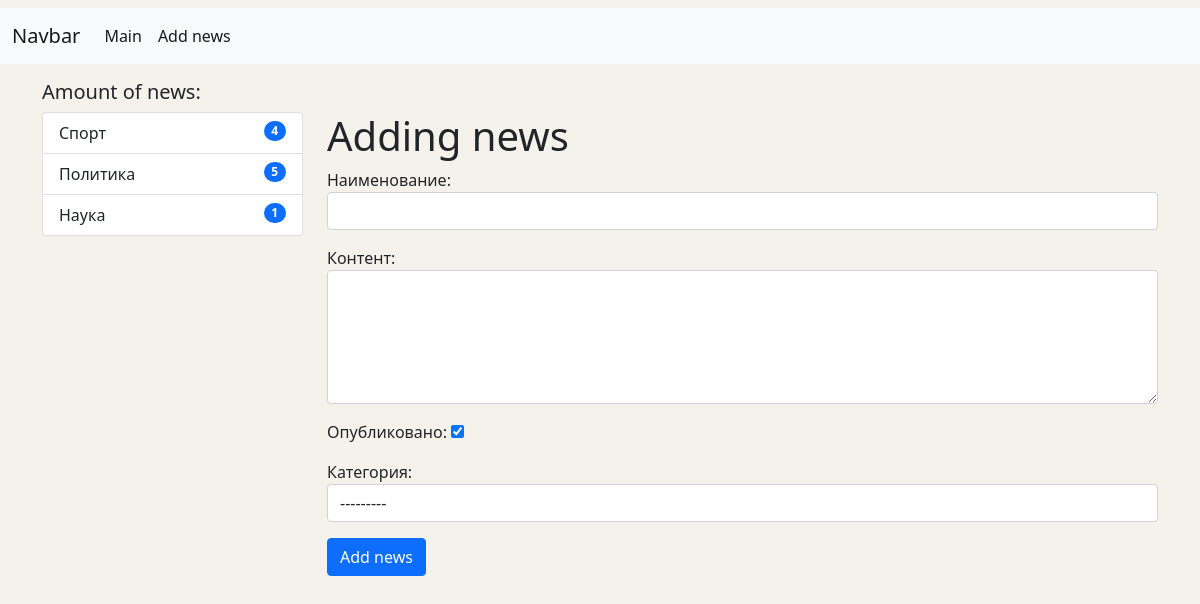
The app's page /news/add-news/ (signed in) with its own data.
### news/models.py (models this page shows)
class Category(models.Model):
    title = models.CharField(max_length=150, db_index=True, verbose_name='Наименование категории')
    def get_absolute_url(self):
        return reverse('category', kwargs={'category_id': self.pk})
    def __str__(self):
        return self.title
    class Meta:
        verbose_name = 'Категория'
        verbose_name_plural = 'Категории'
        ordering = ['-title']

### news/views.py (the view)
# urls.py: path('news/add-news/', CreateNews.as_view(), name='add_news'),
class CreateNews(LoginRequiredMixin, CreateView):
    form_class = NewsForm
    template_name = 'news/add_news.html'
    raise_exception = True                      # we will go to the 403 page

### news/forms.py (shortened to what this page needs)
class NewsForm(forms.ModelForm):
    class Meta:
        model = News
        fields = ['title', 'content', 'is_published', 'category']
        widgets = {
            'title': forms.TextInput(attrs={'class': 'form-control'}),
            'content': forms.Textarea(attrs={'class': 'form-control', 'rows': 5}),
            'category': forms.Select(attrs={'class': 'form-control'}),
        }

### news/templatetags/news_tags.py (called while the page is built)
@register.inclusion_tag('news/list_categories.html')
def show_categories():
    categories = Category.objects.annotate(cnt=Count('news')).filter(cnt__gt=0)     # don't show the empty categories
    return {'categories': categories}

### news/templates/news/add_news.html (shortened to what this page needs)
{% extends 'base.html' %}
{% block sidebar %}
{% include 'inc/_sidebar.html' %}
{% endblock %}
{% block content %}
<h1>Adding news</h1>
<form action="{% url 'add_news' %}" method="post">
    {{ form.as_p }}
    <button type="submit" class="btn btn-primary">Add news</button>
</form>
{% endblock %}

### news/templates/news/list_categories.html
<div class="list-group">
    {% for item_categories in categories %}
    <a href="{{ item_categories.get_absolute_url }}" class="list-group-item list-group-item-action">
        {{ item_categories.title }}
        <span class="badge bg-primary rounded-pill category_badge">{{ item_categories.cnt }}</span>
    </a>
    {% endfor %}
</div>

### mySite/static/css/main.css (style rules this page uses)
body { background-color: #f5f2eb; }
.category_badge { float: right; }

### records on screen
Category: title "Спорт", cnt "4"
Category: title "Политика", cnt "5"
Category: title "Наука", cnt "1"
